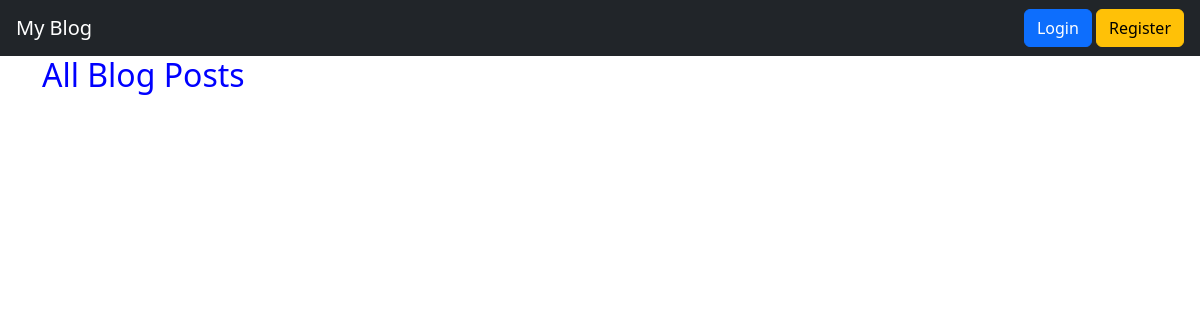
The app's page /, older data.
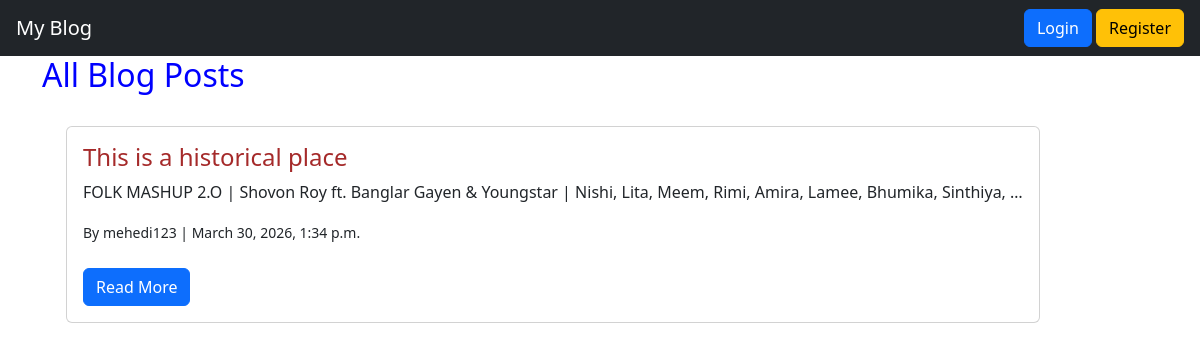
The same page, newer data.
### blog/models.py (models this page shows, shortened)
class Post(models.Model):
    title = models.CharField(max_length=200)
    content = models.TextField()
    author = models.ForeignKey(User, on_delete=models.CASCADE)
    created_at = models.DateTimeField(auto_now_add=True)
    likes = models.ManyToManyField(User, related_name='post_likes', blank=True)

### blog/views.py (the view)
# urls.py: path('', views.home, name='home'),
def home(request):
    posts = Post.objects.all().order_by('-created_at')
    return render(request, 'home.html', {'posts': posts})

### blog/templates/home.html (shortened to what this page needs)
{% extends 'base.html' %}
{% block content %}
<h2 style="color: blue;" class="t-center">All Blog Posts</h2>
<div class="d-flex mt-3 ms-4 gap-4">
    {% for post in posts %}
<div class="card mt-3 ">
    <div class="card-body">
        <h4 style="color: brown;">{{ post.title }}</h4>
        <p>{{ post.content|truncatewords:20 }}</p>
        <small>By {{ post.author }} | {{ post.created_at }}</small>
        <br><br>
        <a href="{% url 'post_detail' post.id %}" class="btn btn-primary">Read More</a>
    </div>
</div>
{% endfor %}
</div>
{% endblock %}

Row changes from the older to the newer data that the page shows:
added Post: title "This is a historical place", content "FOLK MASHUP 2.O | Shovon Roy ft. Banglar Gayen & Youngstar | Nishi, Lita, Meem, Rimi, Amira, Lamee, Bhumika, Sinthiya, …", author "mehedi123", created_at "March 30, 2026, 1:34 p.m."
